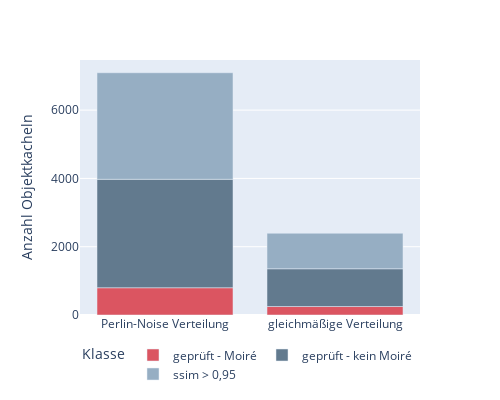

Notebook code for this chart:
### Code cell
fig = px.bar(
    grouped_by_perlin.loc[
        :,
        ['checked_moire','checked_no_moire','ssim_no_moire']
    ].rename(
        columns={
            "checked_moire" : "geprüft - Moiré",
            "checked_no_moire" : "geprüft - kein Moiré",
            "ssim_no_moire" : 'ssim > 0,95'
        }
    ),
    labels={
        'index' : '',
        'value' : 'Anzahl Objektkacheln',
        'variable' : 'Klasse'
    },
    width=500,
    height=400,
    color_discrete_map=COLOR_MAP
)
fig.update_layout(legend={'orientation':'h'})
fig.write_image( attachment_dir / 'grouped_by_perlin.jpg' )
fig.write_image( attachment_dir / 'grouped_by_perlin.pdf' )

fig

### Figure 1 — Plotly figure (JSON) as saved in the notebook; plotly's stock layout.template omitted (floating-point values rounded to 4 significant figures)
{"data": [{"alignmentgroup": "True", "hovertemplate": "Klasse=geprüft - Moiré<br>=%{x}<br>Anzahl Objektkacheln=%{y}<extra></extra>", "legendgroup": "geprüft - Moiré", "marker": {"color": "#db5561", "pattern": {"shape": ""}}, "name": "geprüft - Moiré", "offsetgroup": "geprüft - Moiré", "orientation": "v", "showlegend": true, "textposition": "auto", "type": "bar", "x": ["Perlin-Noise Verteilung", "gleichmäßige Verteilung"], "xaxis": "x", "y": [799, 248], "yaxis": "y"}, {"alignmentgroup": "True", "hovertemplate": "Klasse=geprüft - kein Moiré<br>=%{x}<br>Anzahl Objektkacheln=%{y}<extra></extra>", "legendgroup": "geprüft - kein Moiré", "marker": {"color": "#627a8e", "pattern": {"shape": ""}}, "name": "geprüft - kein Moiré", "offsetgroup": "geprüft - kein Moiré", "orientation": "v", "showlegend": true, "textposition": "auto", "type": "bar", "x": ["Perlin-Noise Verteilung", "gleichmäßige Verteilung"], "xaxis": "x", "y": [3175, 1106], "yaxis": "y"}, {"alignmentgroup": "True", "hovertemplate": "Klasse=ssim > 0,95<br>=%{x}<br>Anzahl Objektkacheln=%{y}<extra></extra>", "legendgroup": "ssim > 0,95", "marker": {"color": "#96aec3", "pattern": {"shape": ""}}, "name": "ssim > 0,95", "offsetgroup": "ssim > 0,95", "orientation": "v", "showlegend": true, "textposition": "auto", "type": "bar", "x": ["Perlin-Noise Verteilung", "gleichmäßige Verteilung"], "xaxis": "x", "y": [3120, 1040], "yaxis": "y"}], "layout": {"barmode": "relative", "height": 400, "legend": {"orientation": "h", "title": {"text": "Klasse"}, "tracegroupgap": 0}, "margin": {"t": 60}, "width": 500, "xaxis": {"anchor": "y", "autorange": true, "domain": [0, 1], "range": [-0.5, 1.5], "title": {"text": ""}, "type": "category"}, "yaxis": {"anchor": "x", "autorange": true, "domain": [0, 1], "range": [0, 7467.0], "title": {"text": "Anzahl Objektkacheln"}, "type": "linear"}}}
